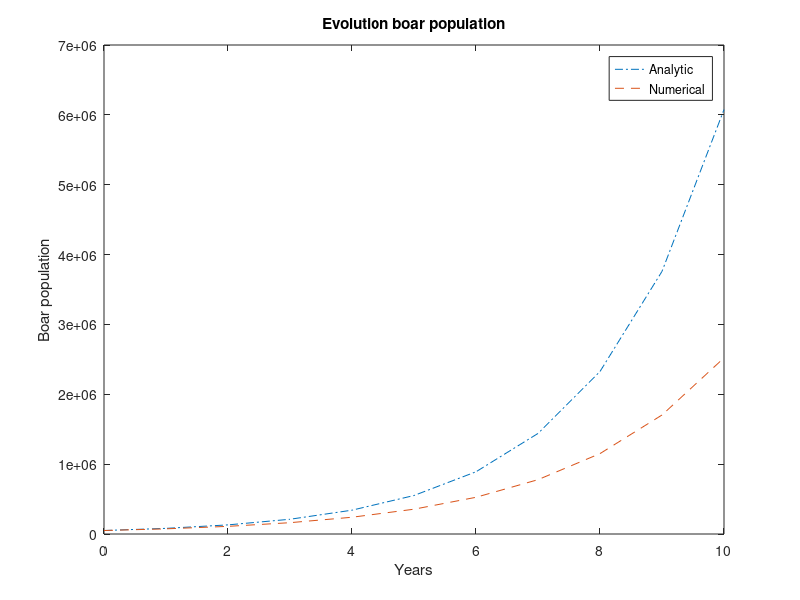

Write MATLAB code to recreate this figure.
% Solve the problem numerically and compare with analytic solution

clearvars
clc
close all

t = linspace(0,10,11);      %maken een array met tijdstapjes in
r = 0.48;                   %growth rate
N_0 = 50e3;                 %start pop.

%% Numerical => checken het vorige jaar, onderschat de groei
% dN/dT = rN and dN(t)/dt = N(t+delta(t))-N(t)/delta(t)
% rN(t) = N(t + delta(t))-N(t)/delta(t)
% N(t + delta(t)) = N(t) + rN(t)delta(t) = N(t)*(1 + r*delta(t))

N_num = zeros(1,11);
N_num(1)= N_0;
for i=2:length(t)       %vanaf tijd 2 tot het einde
    N_num(i) = N_num(i-1) + N_num(i-1) * r;
end

%% Analytical => werkt per kleine time step zal grotere groei geven dan numerical solution

N_ana = N_0 .* exp(r.*t);

%% Plot
plot(t,N_ana,'-.')
hold on
plot(t,N_num,'--')
xlabel('Years')
ylabel('Boar population')
title('Evolution boar population')
legend('Analytic', 'Numerical')